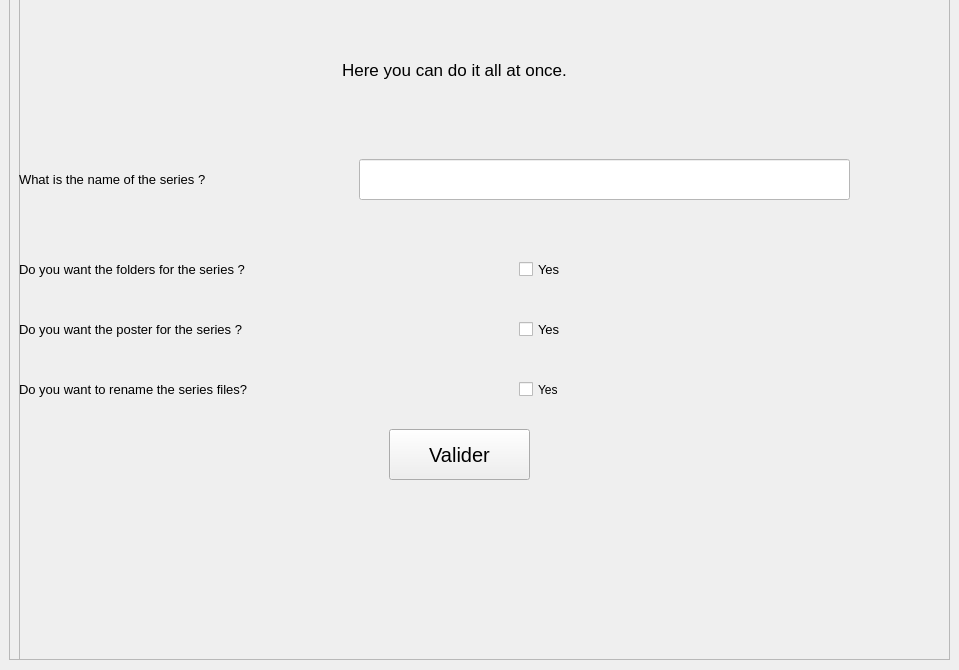
         <widget class="QWidget" name="page_all_in_one">
          <widget class="QFrame" name="frame_3">
           <property name="geometry">
            <rect>
             <x>9</x>
             <y>-1</y>
             <width>941</width>
             <height>661</height>
            </rect>
           </property>
           <property name="frameShape">
            <enum>QFrame::StyledPanel</enum>
           </property>
           <property name="frameShadow">
            <enum>QFrame::Raised</enum>
           </property>
           <widget class="QFrame" name="All_in_one_2">
            <property name="geometry">
             <rect>
              <x>10</x>
              <y>0</y>
              <width>941</width>
              <height>661</height>
             </rect>
            </property>
            <property name="frameShape">
             <enum>QFrame::StyledPanel</enum>
            </property>
            <property name="frameShadow">
             <enum>QFrame::Raised</enum>
            </property>
            <widget class="QLabel" name="label_12">
             <property name="geometry">
              <rect>
               <x>0</x>
               <y>40</y>
               <width>871</width>
               <height>61</height>
              </rect>
             </property>
             <property name="font">
              <font>
               <family>Segoe UI</family>
               <pointsize>13</pointsize>
              </font>
             </property>
             <property name="text">
              <string>Here you can do it all at once.</string>
             </property>
             <property name="alignment">
              <set>Qt::AlignCenter</set>
             </property>
            </widget>
            <widget class="QLabel" name="label_13">
             <property name="geometry">
              <rect>
               <x>0</x>
               <y>150</y>
               <width>891</width>
               <height>61</height>
              </rect>
             </property>
             <property name="font">
              <font>
               <family>Segoe UI</family>
               <pointsize>10</pointsize>
              </font>
             </property>
             <property name="text">
              <string>What is the name of the series ?</string>
             </property>
            </widget>
            <widget class="QLineEdit" name="lineEdit_2">
             <property name="geometry">
              <rect>
               <x>340</x>
               <y>160</y>
               <width>491</width>
               <height>41</height>
              </rect>
             </property>
             <property name="styleSheet">
              <string notr="true">color: rgb(255, 255, 255);
background-color: rgb(255, 255, 255);</string>
             </property>
             <property name="text">
              <string/>
             </property>
            </widget>
            <widget class="QPushButton" name="pushButton_4">
             <property name="geometry">
              <rect>
               <x>370</x>
               <y>430</y>
               <width>141</width>
               <height>51</height>
              </rect>
             </property>
             <property name="font">
              <font>
               <family>Segoe UI</family>
               <pointsize>15</pointsize>
              </font>
             </property>
             <property name="text">
              <string>Valider</string>
             </property>
             <property name="icon">
              <iconset>
               <normaloff>assets/icon/cil-check-alt.png</normaloff>assets/icon/cil-check-alt.png</iconset>
             </property>
             <property name="iconSize">
              <size>
               <width>100</width>
               <height>100</height>
              </size>
             </property>
            </widget>
            <widget class="QLabel" name="label_14">
             <property name="geometry">
              <rect>
               <x>0</x>
               <y>240</y>
               <width>491</width>
               <height>61</height>
              </rect>
             </property>
             <property name="font">
              <font>
               <family>Segoe UI</family>
               <pointsize>10</pointsize>
              </font>
             </property>
             <property name="text">
              <string>Do you want the folders for the series ?</string>
             </property>
            </widget>
            <widget class="QLabel" name="label_15">
             <property name="geometry">
              <rect>
               <x>0</x>
               <y>360</y>
               <width>491</width>
               <height>61</height>
              </rect>
             </property>
             <property name="font">
              <font>
               <family>Segoe UI</family>
               <pointsize>10</pointsize>
              </font>
             </property>
             <property name="text">
              <string>Do you want to rename the series files?</string>
             </property>
            </widget>
            <widget class="QLabel" name="label_16">
             <property name="geometry">
              <rect>
               <x>0</x>
               <y>300</y>
               <width>491</width>
               <height>61</height>
              </rect>
             </property>
             <property name="font">
              <font>
               <family>Segoe UI</family>
               <pointsize>10</pointsize>
              </font>
             </property>
             <property name="text">
              <string>Do you want the poster for the series ?</string>
             </property>
            </widget>
            <widget class="QCheckBox" name="checkBox_6">
             <property name="geometry">
              <rect>
               <x>500</x>
               <y>240</y>
               <width>171</width>
               <height>61</height>
              </rect>
             </property>
             <property name="font">
              <font>
               <family>Segoe UI</family>
               <pointsize>10</pointsize>
              </font>
             </property>
             <property name="text">
              <string>Yes</string>
             </property>
            </widget>
            <widget class="QCheckBox" name="checkBox_7">
             <property name="geometry">
              <rect>
               <x>500</x>
               <y>300</y>
               <width>171</width>
               <height>61</height>
              </rect>
             </property>
             <property name="font">
              <font>
               <family>Segoe UI</family>
               <pointsize>10</pointsize>
              </font>
             </property>
             <property name="text">
              <string>Yes</string>
             </property>
            </widget>
            <widget class="QCheckBox" name="checkBox_8">
             <property name="geometry">
              <rect>
               <x>500</x>
               <y>360</y>
               <width>171</width>
               <height>61</height>
              </rect>
             </property>
             <property name="text">
              <string>Yes</string>
             </property>
            </widget>
           </widget>
          </widget>
         </widget>
